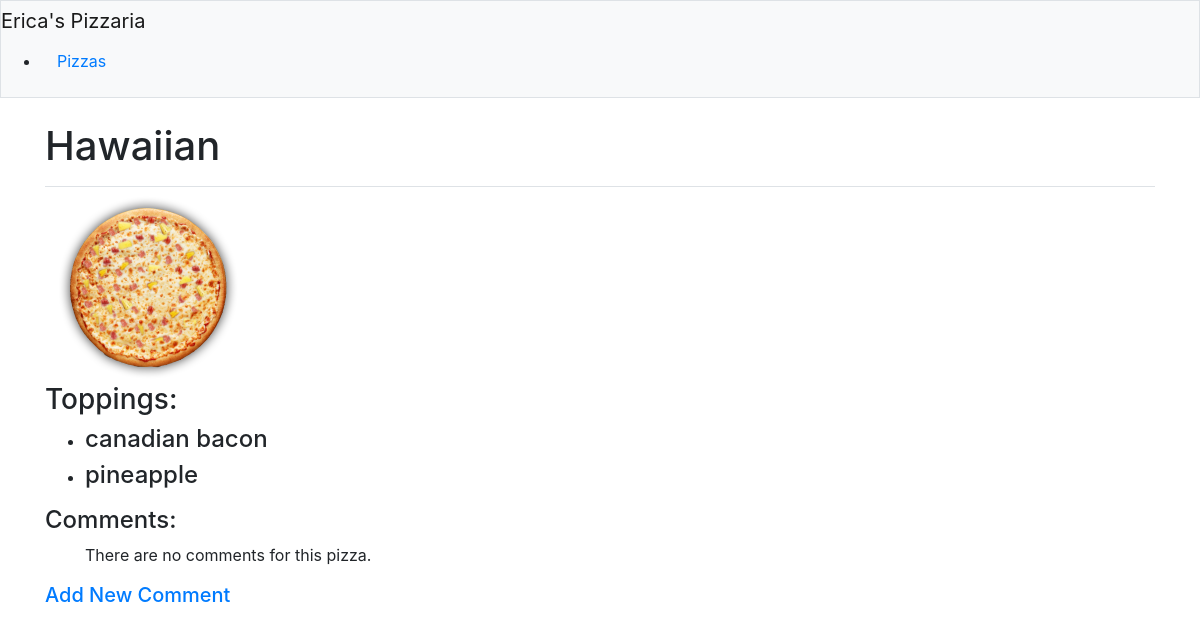
The app's page /toppings/4/, older data.
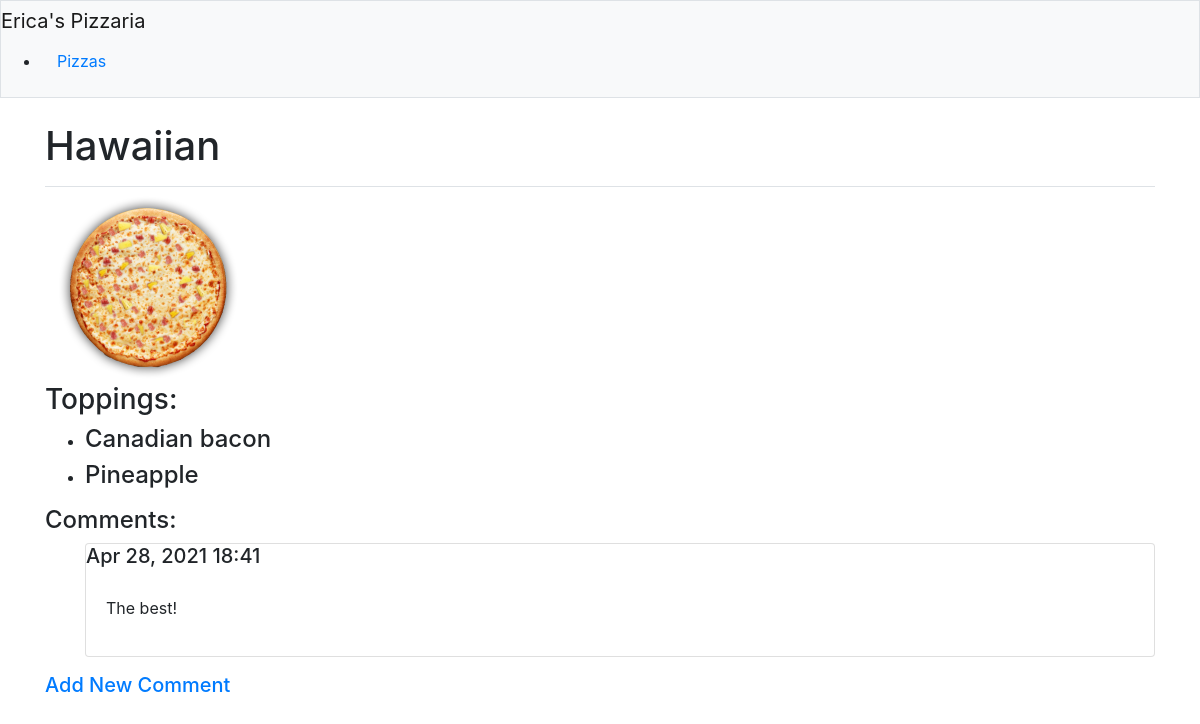
The same page, newer data.
### pizzas/models.py (models this page shows, shortened)
class Pizza(models.Model):
    name = models.CharField(max_length = 100)
    def __str__(self):
        return self.name

class Topping(models.Model):
    pizza = models.ForeignKey(Pizza, on_delete = models.CASCADE)
    name = models.CharField(max_length = 50)

class Comment(models.Model):
    pizza = models.ForeignKey(Pizza,on_delete=models.CASCADE)
    text = models.TextField()
    date_added = models.DateTimeField(auto_now_add=True)

### pizzas/views.py (the view)
# urls.py: path('toppings/<int:pizza_id>/',views.toppings,name='toppings'),
def toppings(request,pizza_id):
    pizza = Pizza.objects.get(id=pizza_id)
    toppings = pizza.topping_set.order_by('name')
    comment = pizza.comment_set.order_by('date_added')
    context = {'pizza':pizza, 'toppings':toppings, 'comment':comment}
    return render(request,'pizzas/toppings.html',context)

### pizzas/templates/pizzas/toppings.html
{% extends "pizzas/base.html" %}
{% block page_header %}
<h1>{{ pizza }}</h1>
{% endblock page_header %}
{% block content %}
{% load static %}
{% if pizza.id == 1 %}
<img src="{% static 'pizzas/images/cheesepizza.png' %}">
{% elif pizza.id == 2 %}
<img src="{% static 'pizzas/images/pepperonipizza.png' %}">
{% elif pizza.id == 3 %}
<img src="{% static 'pizzas/images/meatloverspizza.png' %}">
{% else %}
<img src="{% static 'pizzas/images/hawaiianpizza.png' %}">
{% endif %}
<h3>Toppings:</h3>
<ul>
    {% for t in toppings %}
    <li>
        <h4>
            {{ t.name }}
        </h4>
    </li>
    {% empty %}
    <li>
        <h4>No toppings have been added yet.</h4>
    </li>
    {% endfor %}
</ul>
<h4>Comments:</h4>
<ul>
    {% for c in comment %}
    <div class="card mb-3">
        <h5 class+"card-header">
            {{ c.date_added|date:'M d, Y H:i' }}
        </h5>
        <div class="card-body">
            {{ c.text|linebreaks }}
        </div>
    </div>
    {% empty %}
    <p>There are no comments for this pizza.</p>
    {% endfor %}
</ul>
<h5><a href="{% url 'pizzas:new_comment' pizza.id %}">Add New Comment</a></h5>
{% endblock content %}

### pizzas/templates/pizzas/base.html (shortened to what this page needs)
{% load bootstrap4 %}
<!doctype html>
<html lang="en">
<head>
    {% bootstrap_css %}
</head>
<body>
    <nav class="navbar-expand-md navbar-light bg-light mb-4 border">
        <a class="navbar-brand" href="{% url 'pizzas:index' %}">Erica's Pizzaria</a>
        <div class="collapse navbar-collapse" id="navbarCollapse">
            <ul class="navbar=nav mr-auto">
                <li class="nav-item">
                    <a class="nav-link" href="{% url 'pizzas:pizza' %}">
                        Pizzas</a>
                </li>
            </ul>
        </div>
    </nav>
    <main role="main" class="container">
        <div class="pb-2 mb-2 border-bottom">
            {% block page_header %}{% endblock page_header %}
        </div>
        <div>
            {% block content %}{% endblock content %}
        </div>
    </main>
</body>
</html>

Row changes from the older to the newer data that the page shows:
removed Topping: name "canadian bacon"
removed Topping: name "pineapple"
added Topping: name "Canadian bacon"
added Topping: name "Pineapple"
added Comment: date_added "Apr 28, 2021 18:41", text "The best!"
Text that changed along with them:
text no longer shown: "There are no comments for this pizza."
